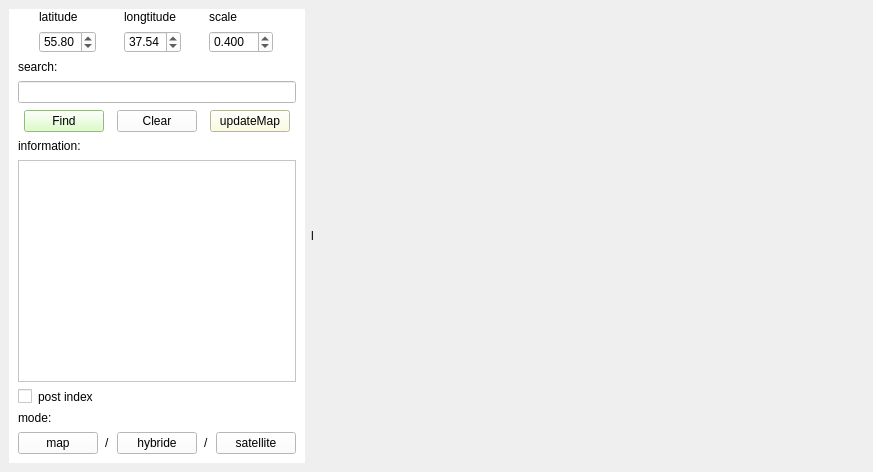
<?xml version="1.0" encoding="UTF-8"?>
<ui version="4.0">
 <class>MainWindow</class>
 <widget class="QMainWindow" name="MainWindow">
  <property name="geometry">
   <rect>
    <x>0</x>
    <y>0</y>
    <width>873</width>
    <height>472</height>
   </rect>
  </property>
  <property name="windowTitle">
   <string>map app</string>
  </property>
  <widget class="QWidget" name="centralwidget">
   <layout class="QHBoxLayout" name="horizontalLayout">
    <item>
     <widget class="QWidget" name="widget" native="true">
      <property name="styleSheet">
       <string notr="true">background-color: rgb(255, 255, 255);
border-color: rgb(0, 0, 0);</string>
      </property>
      <layout class="QVBoxLayout" name="verticalLayout">
       <property name="spacing">
        <number>7</number>
       </property>
       <property name="topMargin">
        <number>1</number>
       </property>
       <item>
        <layout class="QGridLayout" name="gridLayout">
         <item row="0" column="0">
          <widget class="QLabel" name="label">
           <property name="sizePolicy">
            <sizepolicy hsizetype="Maximum" vsizetype="Preferred">
             <horstretch>0</horstretch>
             <verstretch>0</verstretch>
            </sizepolicy>
           </property>
           <property name="text">
            <string>latitude</string>
           </property>
          </widget>
         </item>
         <item row="0" column="1">
          <widget class="QLabel" name="label_2">
           <property name="sizePolicy">
            <sizepolicy hsizetype="Maximum" vsizetype="Preferred">
             <horstretch>0</horstretch>
             <verstretch>0</verstretch>
            </sizepolicy>
           </property>
           <property name="text">
            <string>longtitude</string>
           </property>
          </widget>
         </item>
         <item row="0" column="2">
          <widget class="QLabel" name="label_3">
           <property name="sizePolicy">
            <sizepolicy hsizetype="Maximum" vsizetype="Preferred">
             <horstretch>0</horstretch>
             <verstretch>0</verstretch>
            </sizepolicy>
           </property>
           <property name="text">
            <string>scale</string>
           </property>
          </widget>
         </item>
         <item row="1" column="0">
          <widget class="QDoubleSpinBox" name="lat">
           <property name="sizePolicy">
            <sizepolicy hsizetype="Maximum" vsizetype="Fixed">
             <horstretch>0</horstretch>
             <verstretch>0</verstretch>
            </sizepolicy>
           </property>
           <property name="value">
            <double>55.799999999999997</double>
           </property>
          </widget>
         </item>
         <item row="1" column="1">
          <widget class="QDoubleSpinBox" name="lng">
           <property name="sizePolicy">
            <sizepolicy hsizetype="Maximum" vsizetype="Fixed">
             <horstretch>0</horstretch>
             <verstretch>0</verstretch>
            </sizepolicy>
           </property>
           <property name="value">
            <double>37.539999999999999</double>
           </property>
          </widget>
         </item>
         <item row="1" column="2">
          <widget class="QDoubleSpinBox" name="spn">
           <property name="sizePolicy">
            <sizepolicy hsizetype="Maximum" vsizetype="Fixed">
             <horstretch>0</horstretch>
             <verstretch>0</verstretch>
            </sizepolicy>
           </property>
           <property name="decimals">
            <number>3</number>
           </property>
           <property name="value">
            <double>0.400000000000000</double>
           </property>
          </widget>
         </item>
        </layout>
       </item>
       <item>
        <widget class="QLabel" name="label_4">
         <property name="sizePolicy">
          <sizepolicy hsizetype="Maximum" vsizetype="Preferred">
           <horstretch>0</horstretch>
           <verstretch>0</verstretch>
          </sizepolicy>
         </property>
         <property name="text">
          <string>search:</string>
         </property>
        </widget>
       </item>
       <item>
        <widget class="QLineEdit" name="lineEdit">
         <property name="sizePolicy">
          <sizepolicy hsizetype="Preferred" vsizetype="Fixed">
           <horstretch>0</horstretch>
           <verstretch>0</verstretch>
          </sizepolicy>
         </property>
         <property name="text">
          <string/>
         </property>
         <property name="placeholderText">
          <string/>
         </property>
         <property name="clearButtonEnabled">
          <bool>false</bool>
         </property>
        </widget>
       </item>
       <item>
        <layout class="QHBoxLayout" name="horizontalLayout_2">
         <item>
          <widget class="QPushButton" name="pushButton_2">
           <property name="sizePolicy">
            <sizepolicy hsizetype="Maximum" vsizetype="Fixed">
             <horstretch>0</horstretch>
             <verstretch>0</verstretch>
            </sizepolicy>
           </property>
           <property name="styleSheet">
            <string notr="true">background-color: rgb(212, 255, 185);</string>
           </property>
           <property name="text">
            <string>Find</string>
           </property>
          </widget>
         </item>
         <item>
          <widget class="QPushButton" name="pushButton">
           <property name="sizePolicy">
            <sizepolicy hsizetype="Maximum" vsizetype="Fixed">
             <horstretch>0</horstretch>
             <verstretch>0</verstretch>
            </sizepolicy>
           </property>
           <property name="text">
            <string>Clear</string>
           </property>
          </widget>
         </item>
         <item>
          <widget class="QPushButton" name="updateMap">
           <property name="sizePolicy">
            <sizepolicy hsizetype="Maximum" vsizetype="Fixed">
             <horstretch>0</horstretch>
             <verstretch>0</verstretch>
            </sizepolicy>
           </property>
           <property name="styleSheet">
            <string notr="true">background-color: rgb(255, 255, 215);</string>
           </property>
           <property name="text">
            <string>updateMap</string>
           </property>
          </widget>
         </item>
        </layout>
       </item>
       <item>
        <widget class="QLabel" name="label_5">
         <property name="sizePolicy">
          <sizepolicy hsizetype="Maximum" vsizetype="Maximum">
           <horstretch>0</horstretch>
           <verstretch>0</verstretch>
          </sizepolicy>
         </property>
         <property name="text">
          <string>information:</string>
         </property>
        </widget>
       </item>
       <item>
        <widget class="QListWidget" name="listWidget">
         <property name="sizePolicy">
          <sizepolicy hsizetype="Preferred" vsizetype="Expanding">
           <horstretch>0</horstretch>
           <verstretch>0</verstretch>
          </sizepolicy>
         </property>
        </widget>
       </item>
       <item>
        <widget class="QCheckBox" name="checkBox">
         <property name="sizePolicy">
          <sizepolicy hsizetype="Maximum" vsizetype="Fixed">
           <horstretch>0</horstretch>
           <verstretch>0</verstretch>
          </sizepolicy>
         </property>
         <property name="text">
          <string>post index</string>
         </property>
        </widget>
       </item>
       <item>
        <widget class="QLabel" name="label_8">
         <property name="sizePolicy">
          <sizepolicy hsizetype="Fixed" vsizetype="Preferred">
           <horstretch>0</horstretch>
           <verstretch>0</verstretch>
          </sizepolicy>
         </property>
         <property name="text">
          <string>mode:</string>
         </property>
        </widget>
       </item>
       <item>
        <layout class="QHBoxLayout" name="horizontalLayout_3">
         <property name="sizeConstraint">
          <enum>QLayout::SetNoConstraint</enum>
         </property>
         <item>
          <widget class="QPushButton" name="pushButton_3">
           <property name="sizePolicy">
            <sizepolicy hsizetype="Maximum" vsizetype="Fixed">
             <horstretch>0</horstretch>
             <verstretch>0</verstretch>
            </sizepolicy>
           </property>
           <property name="text">
            <string>map</string>
           </property>
          </widget>
         </item>
         <item>
          <widget class="QLabel" name="label_6">
           <property name="sizePolicy">
            <sizepolicy hsizetype="Fixed" vsizetype="Preferred">
             <horstretch>0</horstretch>
             <verstretch>0</verstretch>
            </sizepolicy>
           </property>
           <property name="text">
            <string>/</string>
           </property>
          </widget>
         </item>
         <item>
          <widget class="QPushButton" name="pushButton_5">
           <property name="sizePolicy">
            <sizepolicy hsizetype="Maximum" vsizetype="Fixed">
             <horstretch>0</horstretch>
             <verstretch>0</verstretch>
            </sizepolicy>
           </property>
           <property name="text">
            <string>hybride</string>
           </property>
          </widget>
         </item>
         <item>
          <widget class="QLabel" name="label_7">
           <property name="sizePolicy">
            <sizepolicy hsizetype="Fixed" vsizetype="Preferred">
             <horstretch>0</horstretch>
             <verstretch>0</verstretch>
            </sizepolicy>
           </property>
           <property name="text">
            <string>/</string>
           </property>
          </widget>
         </item>
         <item>
          <widget class="QPushButton" name="pushButton_4">
           <property name="sizePolicy">
            <sizepolicy hsizetype="Maximum" vsizetype="Fixed">
             <horstretch>0</horstretch>
             <verstretch>0</verstretch>
            </sizepolicy>
           </property>
           <property name="text">
            <string>satellite</string>
           </property>
          </widget>
         </item>
        </layout>
       </item>
      </layout>
     </widget>
    </item>
    <item>
     <widget class="QLabel" name="image">
      <property name="sizePolicy">
       <sizepolicy hsizetype="Expanding" vsizetype="Expanding">
        <horstretch>0</horstretch>
        <verstretch>0</verstretch>
       </sizepolicy>
      </property>
      <property name="text">
       <string>l</string>
      </property>
      <property name="wordWrap">
       <bool>false</bool>
      </property>
      <property name="indent">
       <number>0</number>
      </property>
     </widget>
    </item>
   </layout>
  </widget>
 </widget>
 <resources/>
 <connections/>
</ui>
